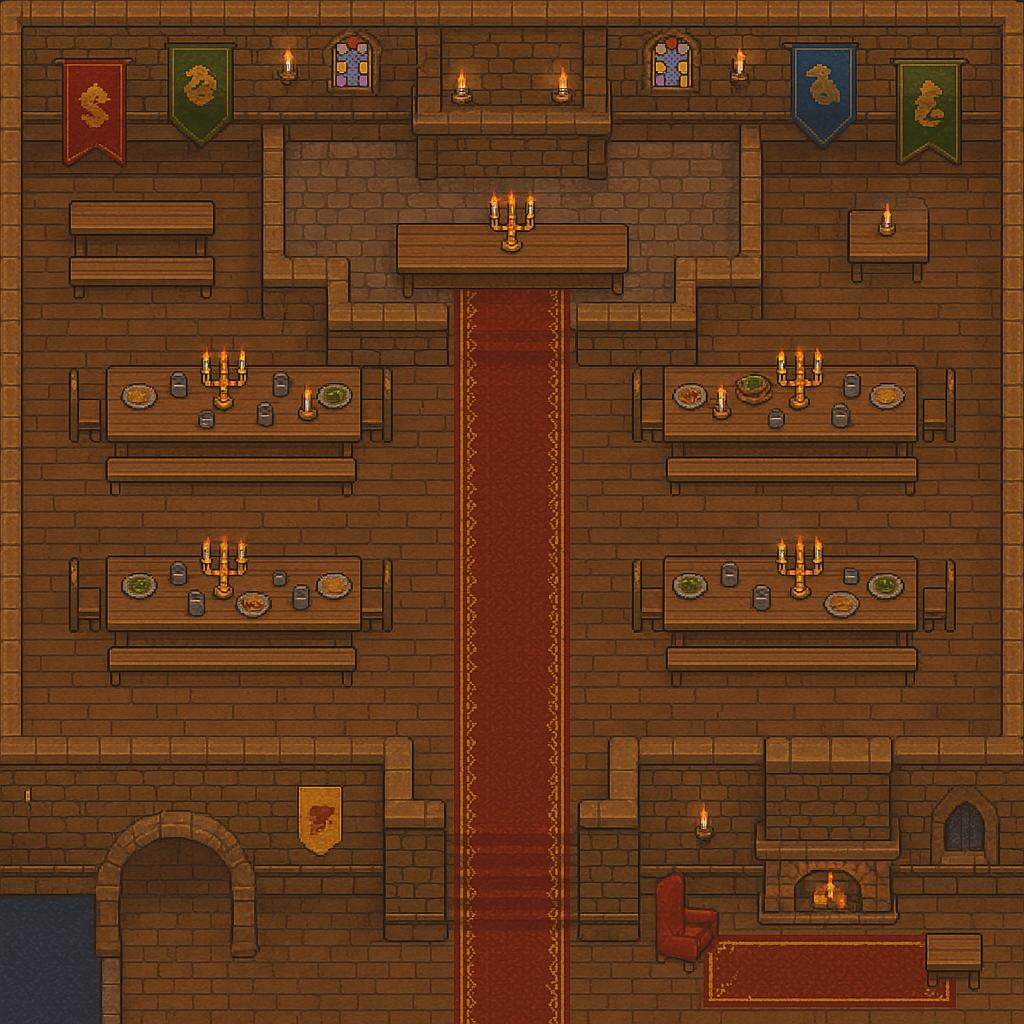

Below is a game level as drawn by its tile map, then a one-line description and the .tmx file that defines it, in full:
An orthogonal 32x32 tile map with 32x32 px tiles, 1 tile layer (Tile Layer 1) and 16 objects.

<map version="1.10" tiledversion="1.11.2" orientation="orthogonal" renderorder="right-down" width="32" height="32" tilewidth="32" tileheight="32" infinite="0" nextlayerid="3" nextobjectid="29">
 <tileset firstgid="1" name=" hogwarts_tiles" tilewidth="32" tileheight="32" tilecount="1024" columns="32">
  <image source="Hogwarts.jpg" width="1024" height="1024" />
 </tileset>
 <layer id="1" name="Tile Layer 1" width="32" height="32">
  <data encoding="csv">
1,2,3,4,5,6,7,8,9,10,11,12,13,14,15,16,17,18,19,20,21,22,23,24,25,26,27,28,29,30,31,32,
33,34,35,36,37,38,39,40,41,42,43,44,45,46,47,48,49,50,51,52,53,54,55,56,57,58,59,60,61,62,63,64,
65,66,67,68,69,70,71,72,73,74,75,76,77,78,79,80,81,82,83,84,85,86,87,88,89,90,91,92,93,94,95,96,
97,98,99,100,101,102,103,104,105,106,107,108,109,110,111,112,113,114,115,116,117,118,119,120,121,122,123,124,125,126,127,128,
129,130,131,132,133,134,135,136,137,138,139,140,141,142,143,144,145,146,147,148,149,150,151,152,153,154,155,156,157,158,159,160,
161,162,163,164,165,166,167,168,169,170,171,172,173,174,175,176,177,178,179,180,181,182,183,184,185,186,187,188,189,190,191,192,
193,194,195,196,197,198,199,200,201,202,203,204,205,206,207,208,209,210,211,212,213,214,215,216,217,218,219,220,221,222,223,224,
225,226,227,228,229,230,231,232,233,234,235,236,237,238,239,240,241,242,243,244,245,246,247,248,249,250,251,252,253,254,255,256,
257,258,259,260,261,262,263,264,265,266,267,268,269,270,271,272,273,274,275,276,277,278,279,280,281,282,283,284,285,286,287,288,
289,290,291,292,293,294,295,296,297,298,299,300,301,302,303,304,305,306,307,308,309,310,311,312,313,314,315,316,317,318,319,320,
321,322,323,324,325,326,327,328,329,330,331,332,333,334,335,336,337,338,339,340,341,342,343,344,345,346,347,348,349,350,351,352,
353,354,355,356,357,358,359,360,361,362,363,364,365,366,367,368,369,370,371,372,373,374,375,376,377,378,379,380,381,382,383,384,
385,386,387,388,389,390,391,392,393,394,395,396,397,398,399,400,401,402,403,404,405,406,407,408,409,410,411,412,413,414,415,416,
417,418,419,420,421,422,423,424,425,426,427,428,429,430,431,432,433,434,435,436,437,438,439,440,441,442,443,444,445,446,447,448,
449,450,451,452,453,454,455,456,457,458,459,460,461,462,463,464,465,466,467,468,469,470,471,472,473,474,475,476,477,478,479,480,
481,482,483,484,485,486,487,488,489,490,491,492,493,494,495,496,497,498,499,500,501,502,503,504,505,506,507,508,509,510,511,512,
513,514,515,516,517,518,519,520,521,522,523,524,525,526,527,528,529,530,531,532,533,534,535,536,537,538,539,540,541,542,543,544,
545,546,547,548,549,550,551,552,553,554,555,556,557,558,559,560,561,562,563,564,565,566,567,568,569,570,571,572,573,574,575,576,
577,578,579,580,581,582,583,584,585,586,587,588,589,590,591,592,593,594,595,596,597,598,599,600,601,602,603,604,605,606,607,608,
609,610,611,612,613,614,615,616,617,618,619,620,621,622,623,624,625,626,627,628,629,630,631,632,633,634,635,636,637,638,639,640,
641,642,643,644,645,646,647,648,649,650,651,652,653,654,655,656,657,658,659,660,661,662,663,664,665,666,667,668,669,670,671,672,
673,674,675,676,677,678,679,680,681,682,683,684,685,686,687,688,689,690,691,692,693,694,695,696,697,698,699,700,701,702,703,704,
705,706,707,708,709,710,711,712,713,714,715,716,717,718,719,720,721,722,723,724,725,726,727,728,729,730,731,732,733,734,735,736,
737,738,739,740,741,742,743,744,745,746,747,748,749,750,751,752,753,754,755,756,757,758,759,760,761,762,763,764,765,766,767,768,
769,770,771,772,773,774,775,776,777,778,779,780,781,782,783,784,785,786,787,788,789,790,791,792,793,794,795,796,797,798,799,800,
801,802,803,804,805,806,807,808,809,810,811,812,813,814,815,816,817,818,819,820,821,822,823,824,825,826,827,828,829,830,831,832,
833,834,835,836,837,838,839,840,841,842,843,844,845,846,847,848,849,850,851,852,853,854,855,856,857,858,859,860,861,862,863,864,
865,866,867,868,869,870,871,872,873,874,875,876,877,878,879,880,881,882,883,884,885,886,887,888,889,890,891,892,893,894,895,896,
897,898,899,900,901,902,903,904,905,906,907,908,909,910,911,912,913,914,915,916,917,918,919,920,921,922,923,924,925,926,927,928,
929,930,931,932,933,934,935,936,937,938,939,940,941,942,943,944,945,946,947,948,949,950,951,952,953,954,955,956,957,958,959,960,
961,962,963,964,965,966,967,968,969,970,971,972,973,974,975,976,977,978,979,980,981,982,983,984,985,986,987,988,989,990,991,992,
993,994,995,996,997,998,999,1000,1001,1002,1003,1004,1005,1006,1007,1008,1009,1010,1011,1012,1013,1014,1015,1016,1017,1018,1019,1020,1021,1022,1023,1024
</data>
 </layer>
 <objectgroup id="2" name="Collisions">
  <object id="1" x="261.755" y="126.179" width="24.162" height="154.368" />
  <object id="3" x="739.626" y="124.166" width="24.162" height="154.368" />
  <object id="4" x="291.287" y="259.071" width="59.0627" height="21.4774" />
  <object id="5" x="677.879" y="257.728" width="59.0627" height="21.4774" />
  <object id="8" x="578.546" y="302.025" width="115.441" height="18.7927" />
  <object id="9" x="330.214" y="300.012" width="115.441" height="17.4504" />
  <object id="11" x="679.892" y="378.538" width="220.143" height="46.9817" />
  <object id="19" x="0.000123943" y="740.298" width="410.754" height="17.4504" />
  <object id="20" x="612.105" y="736.271" width="410.754" height="17.4504" />
  <object id="21" x="383.908" y="804.058" width="46.9817" height="135.576" />
  <object id="22" x="593.983" y="802.045" width="42.9547" height="135.576" />
  <object id="23" x="387.935" y="761.104" width="25.5044" height="41.6124" />
  <object id="24" x="605.393" y="757.748" width="32.216" height="41.6124" />
  <object id="26" x="684.591" y="568.479" width="220.143" height="46.9817" />
  <object id="27" x="122.152" y="565.794" width="220.143" height="46.9817" />
  <object id="28" x="120.81" y="380.552" width="220.143" height="46.9817" />
 </objectgroup>
</map>